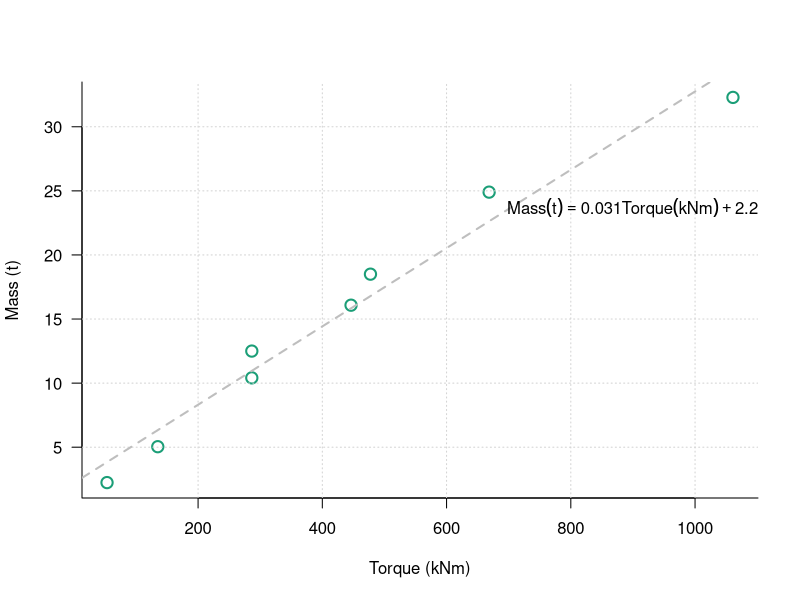

Write R code to recreate this figure.
## @knitr plot1gpm
#Plot High Speed Induction Generator

setwd("./generator/")
g1pm_generator <- read.delim("1GPM-generator-data.txt")

#Set colors
require("RColorBrewer")
colors = brewer.pal(3,"Dark2")

plot(g1pm_generator$Torque.kNm, g1pm_generator$Mass.t,pch=21, lwd=2, cex=1.5, 
     col=colors[1], bty="l", las=1,
     xlab="Torque (kNm)", ylab="Mass (t)")
grid()

linear_estimation<-lm(Mass.t ~ Torque.kNm, data=g1pm_generator)
abline(linear_estimation, col="gray", lwd=2, lty=2)

# display equation
linear_coefficients <- round(coef(linear_estimation), 3) 
mtext(bquote(Mass(t) == .(linear_coefficients[2])*Torque (kNm) + .(round(linear_coefficients[1],1))), adj=1, padj=7)
